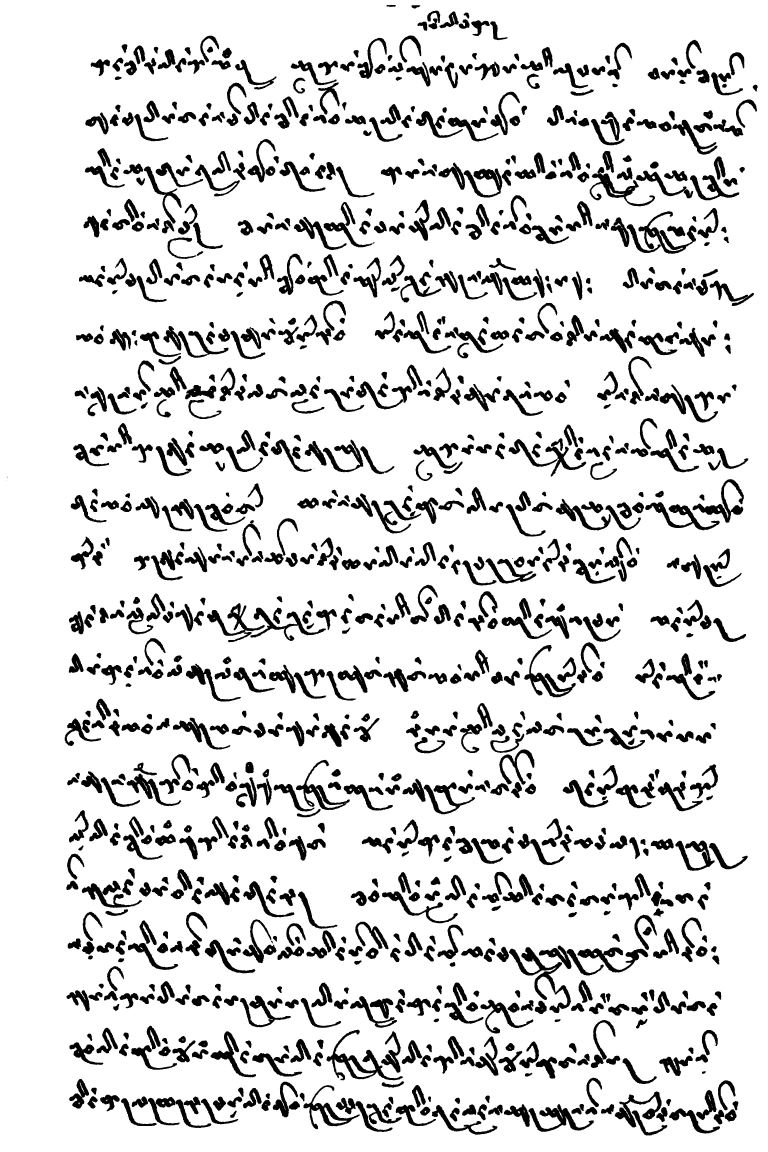
#> input picture tl25_Image_00762.jpg, 3072 x 4608 px, found by its file name (shown at 1/4 size)
$ python rotate2.py
#> lines starting #> are read from the running program, lines starting #| are printed output that depends on the picture
import cv2
# import imutils
# from imutils import rotate_bound

image = cv2.imread('char_seg/tl25_Image_00762.jpg', 0)
#> image is the input picture: shape (4608, 3072); min 0, max 255, mean 219.7
# 获取图像的维度，并计算中心
(h, w) = image.shape[:2]
#> h = 4608; w = 3072
(cX, cY) = (w // 2, h // 2)
#> cX = 1536; cY = 2304

# 逆时针以图像中心旋转45度
# - (cX,cY): 旋转的中心点坐标
# - 45: 旋转的度数，正度数表示逆时针旋转，而负度数表示顺时针旋转。
# - 1.0：旋转后图像的大小，1.0原图，2.0变成原来的2倍，0.5变成原来的0.5倍
# OpenCV不会自动为整个旋转图像分配空间，以适应帧。旋转完可能有部分丢失。如果您希望在旋转后使整个图像适合视图，则需要进行优化，使用imutils.rotate_bound.
M = cv2.getRotationMatrix2D((cX, cY), 90-89.25594329833984, 1.0)
#> M = [[1, 0.013, -29.79], [-0.013, 1, 20.14]]
rotated = cv2.warpAffine(image, M, (w, h))
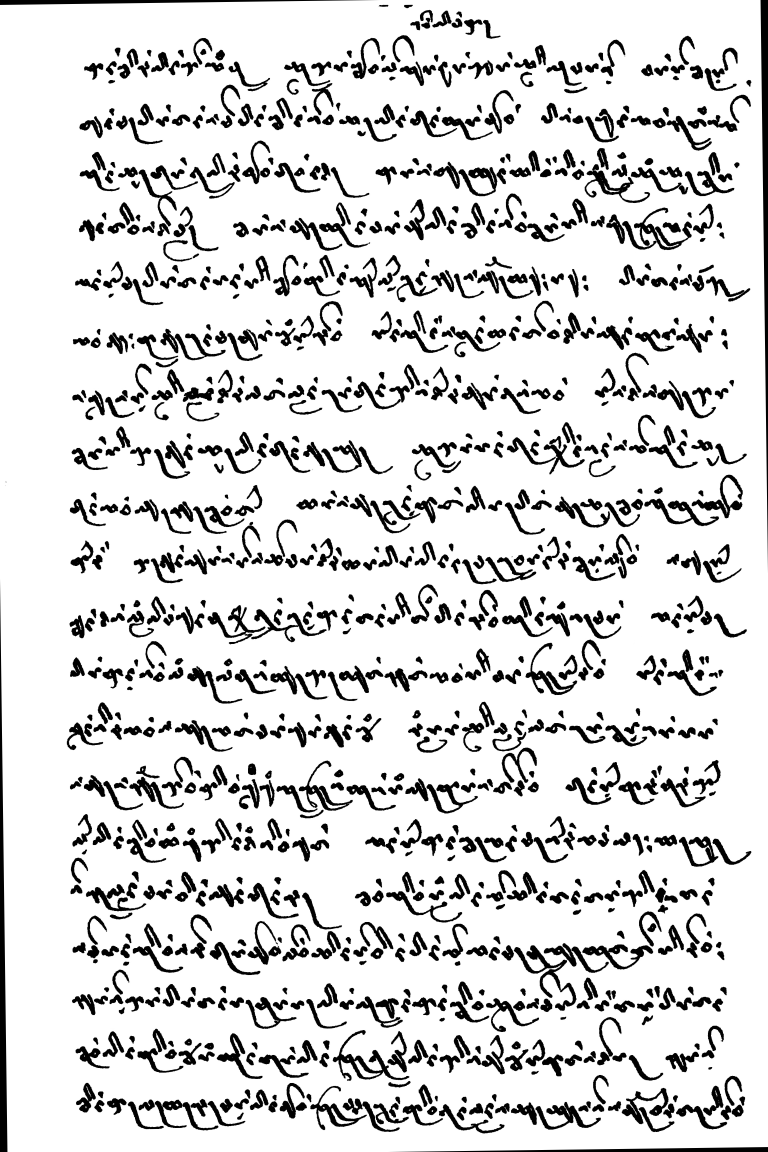
#> rotated: shape (4608, 3072) (shown at 1/4 size); min 0, max 255, mean 217.9
# cv2.imshow("Rotated by 45 Degrees", rotated)
# cv2.namedWindow("img",0)
# cv2.resizeWindow("img", 800, 800) # 限定显示图像的大小
# cv2.imshow('img', rotated)

img = rotated[30:h-60, 260:w-40]
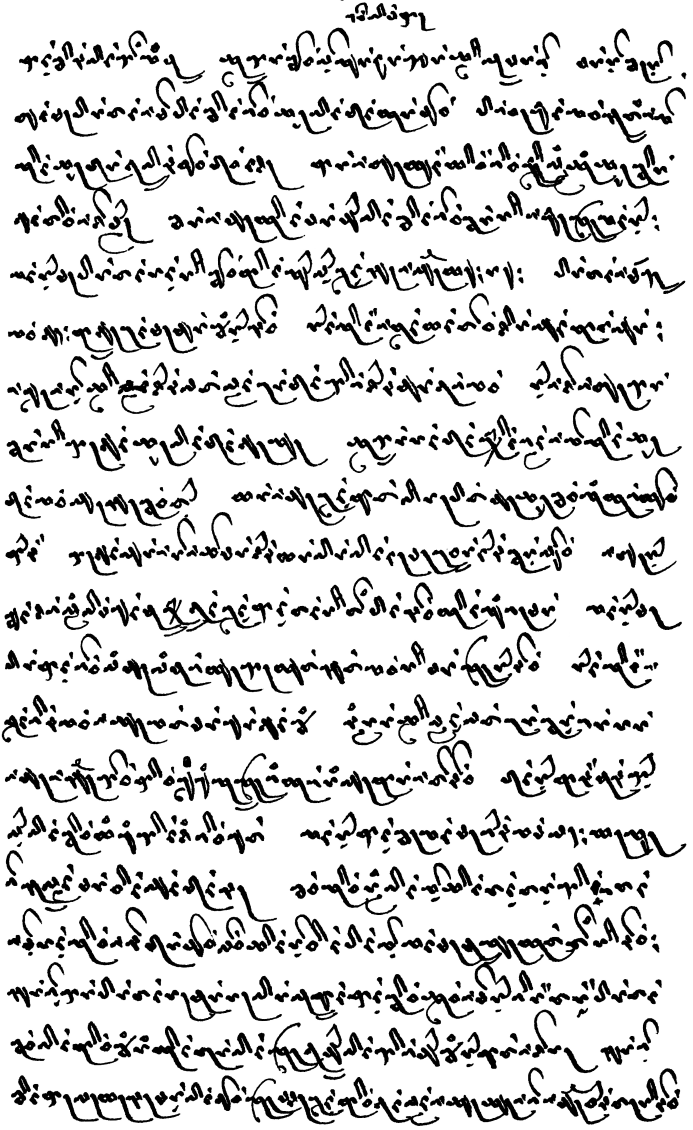
#> img: shape (4518, 2772) (shown at 1/4 size); min 0, max 255, mean 215.1
# cv2.imwrite('char_seg/img.png', img)
# cv2.namedWindow("img1",0)
# cv2.resizeWindow("img1", 800, 800) # 限定显示图像的大小
# cv2.imshow('img1', img)
cv2.waitKey(0)

$ run again, with img_0029.jpg copied over tl25_Image_00762.jpg
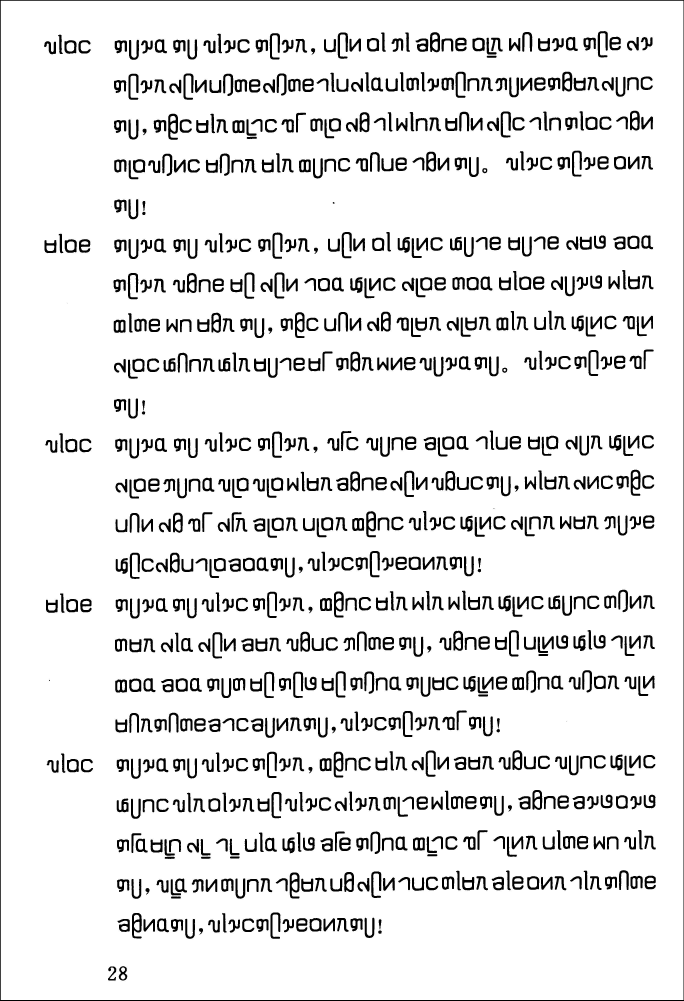
#> input picture img_0029.jpg, 2736 x 4002 px, found by its file name (shown at 1/4 size)
#> image is the input picture: shape (4002, 2736); min 0, max 255, mean 230.4
#> `rotated = cv2.warpAffine(image, M, (w, h))`:
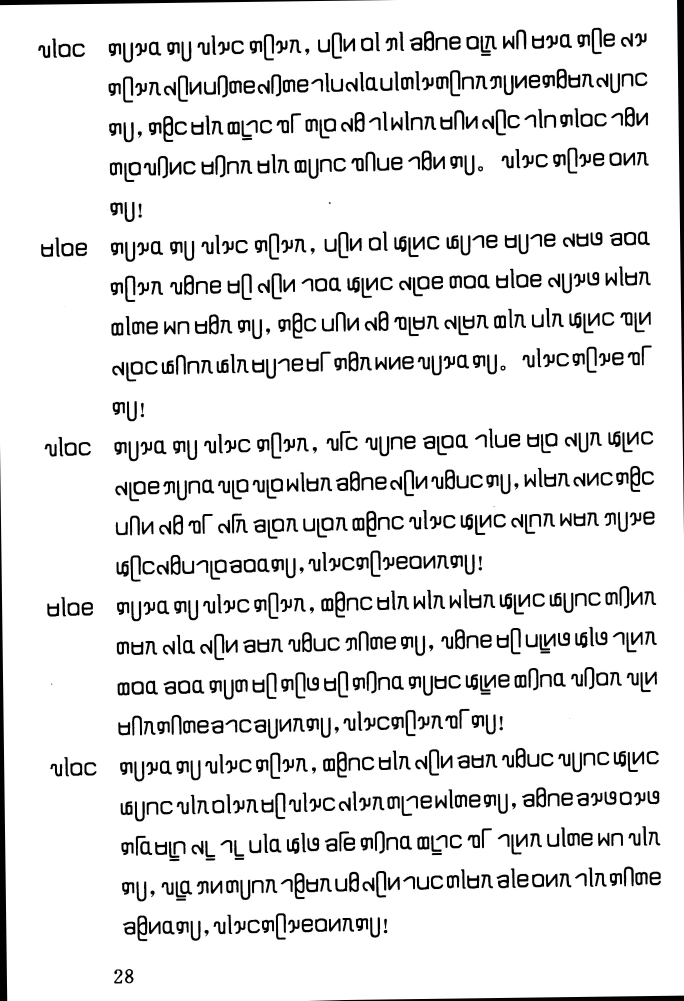
#> rotated: shape (4002, 2736) (shown at 1/4 size); min 0, max 255, mean 229
#> `img = rotated[30:h-60, 260:w-40]`:
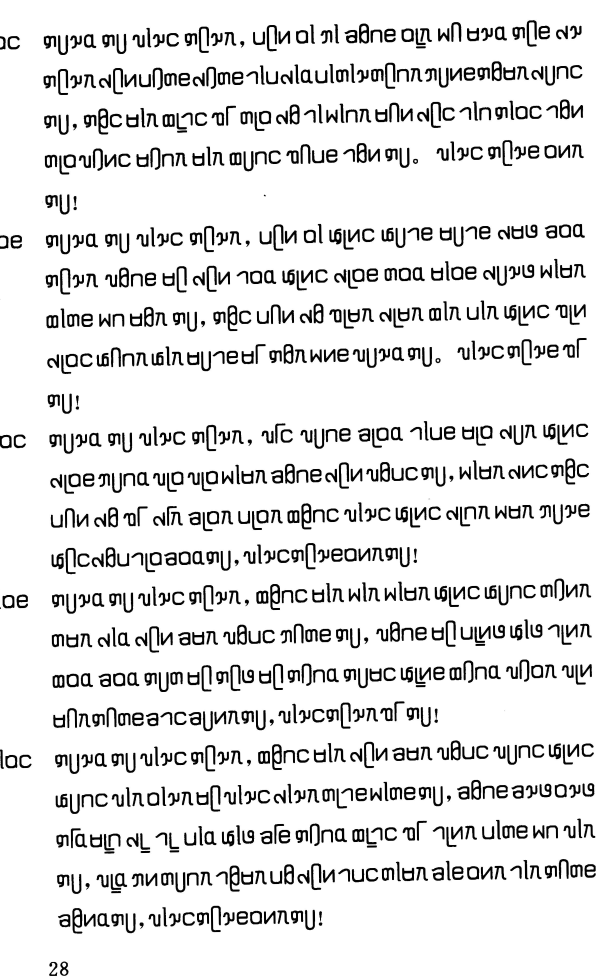
#> img: shape (3912, 2436) (shown at 1/4 size); min 0, max 255, mean 227.9

$ run again, with img_0052.jpg copied over tl25_Image_00762.jpg
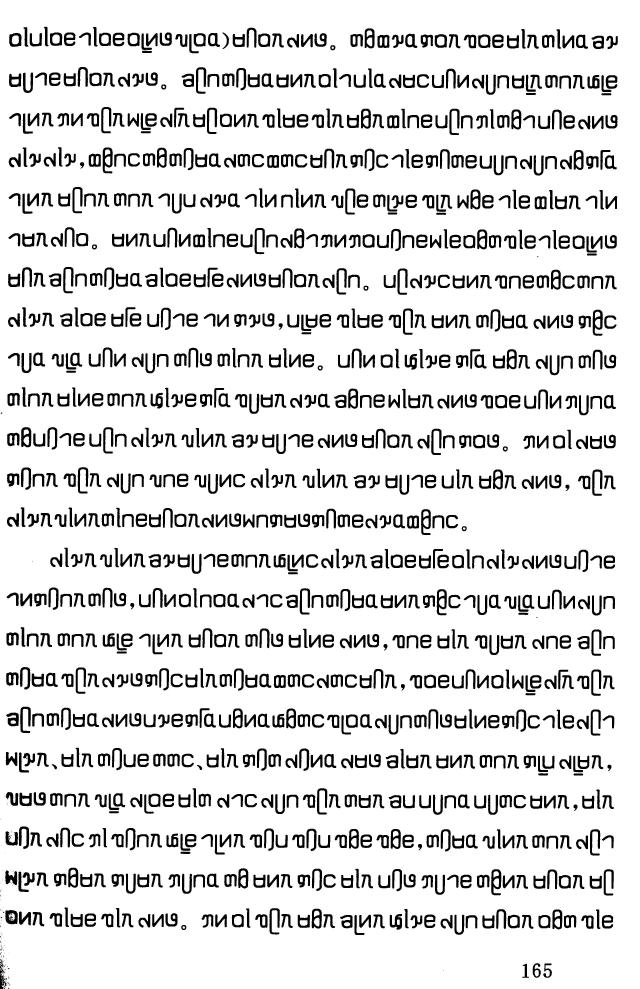
#> input picture img_0052.jpg, 2557 x 3953 px, found by its file name (shown at 1/4 size)
#> image is the input picture: shape (3953, 2557); min 0, max 255, mean 221.5
#> `rotated = cv2.warpAffine(image, M, (w, h))`:
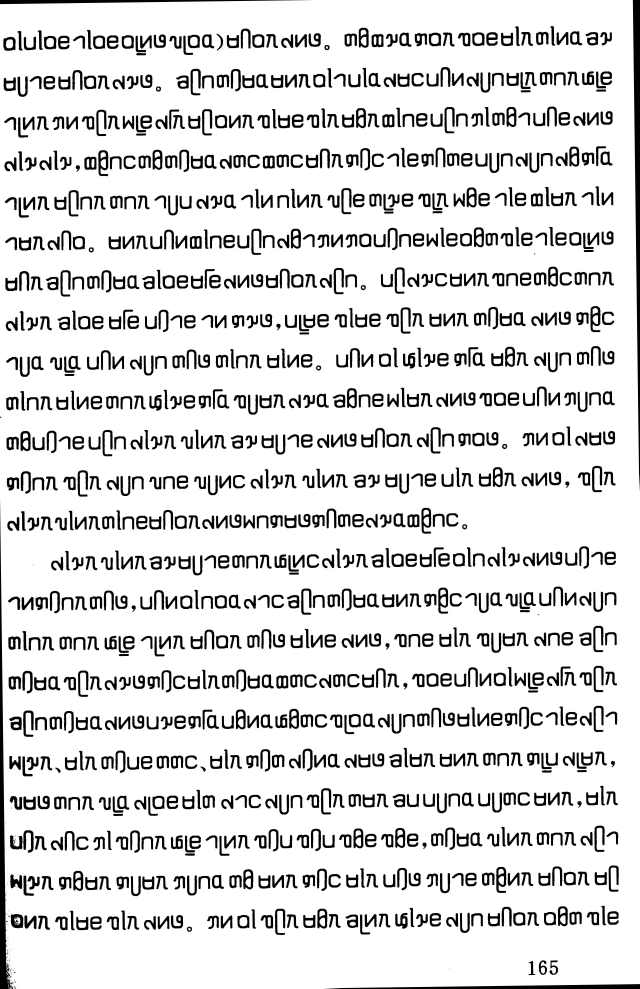
#> rotated: shape (3953, 2557) (shown at 1/4 size); min 0, max 255, mean 219.8
#> `img = rotated[30:h-60, 260:w-40]`:
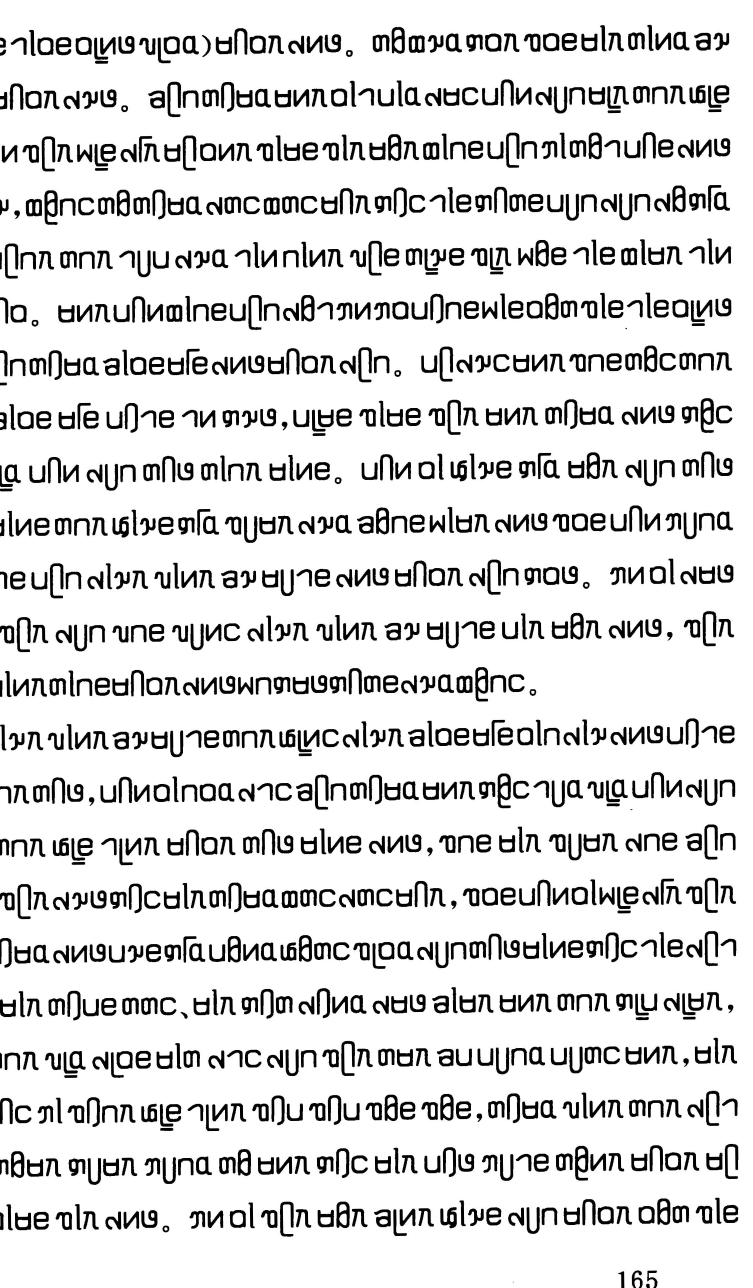
#> img: shape (3863, 2257) (shown at 1/3 size); min 0, max 255, mean 220.1

$ run again, with tlImage_00145.jpg copied over tl25_Image_00762.jpg
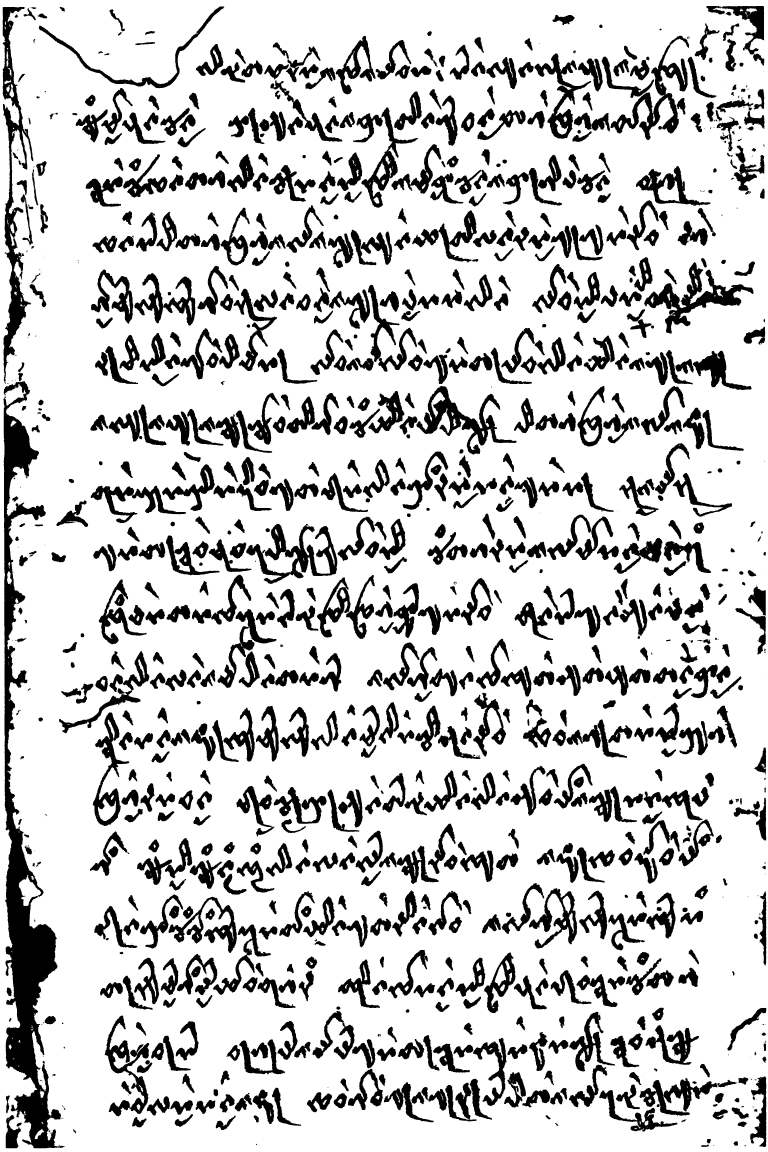
#> input picture tlImage_00145.jpg, 3072 x 4608 px, found by its file name (shown at 1/4 size)
#> image is the input picture: shape (4608, 3072); min 0, max 255, mean 203.4
#> `rotated = cv2.warpAffine(image, M, (w, h))`:
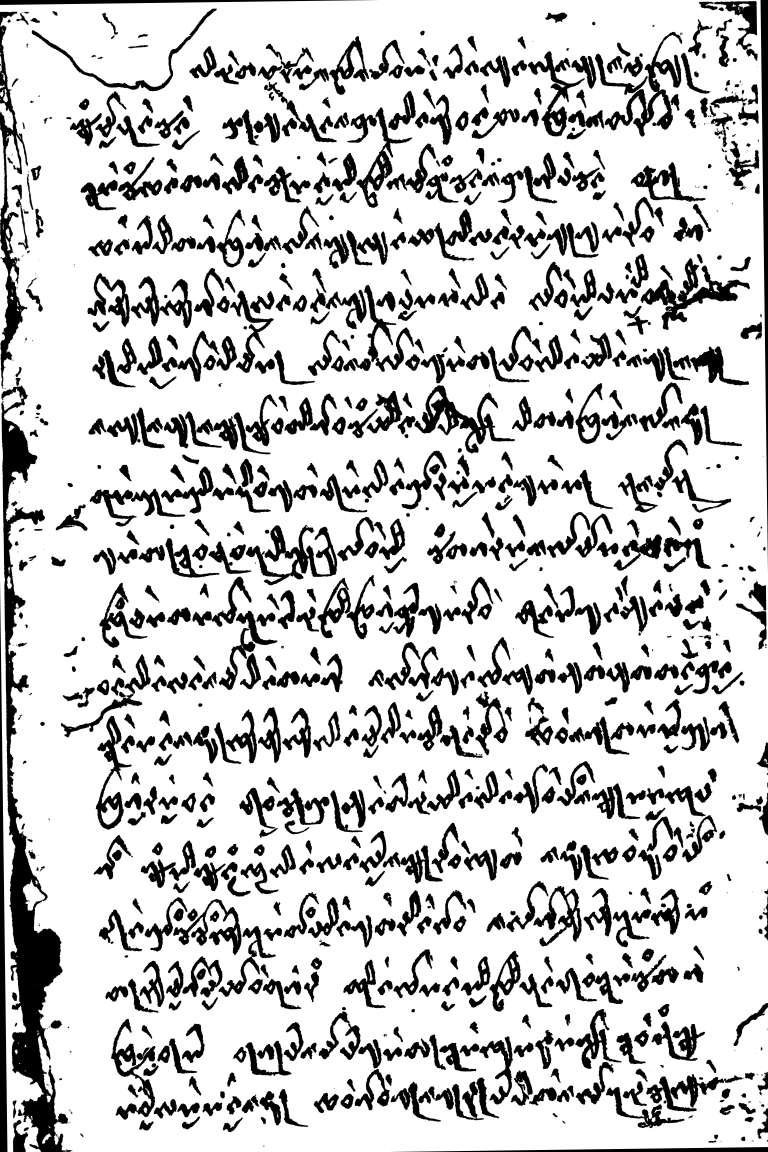
#> rotated: shape (4608, 3072) (shown at 1/4 size); min 0, max 255, mean 201.9
#> `img = rotated[30:h-60, 260:w-40]`:
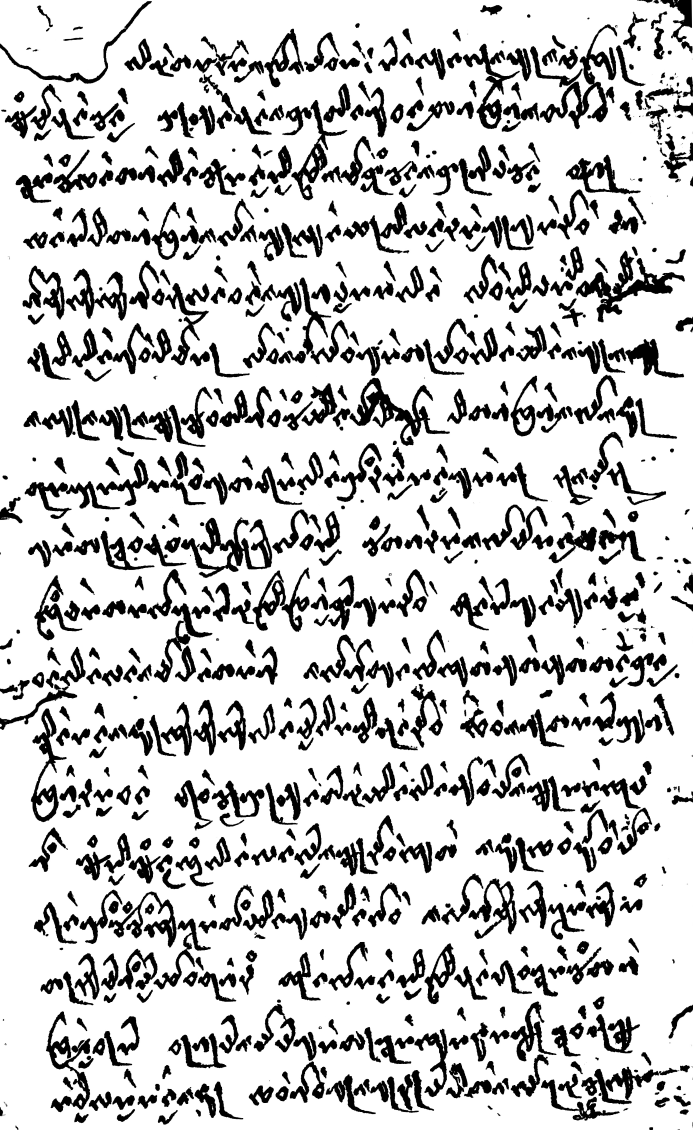
#> img: shape (4518, 2772) (shown at 1/4 size); min 0, max 255, mean 203.2
